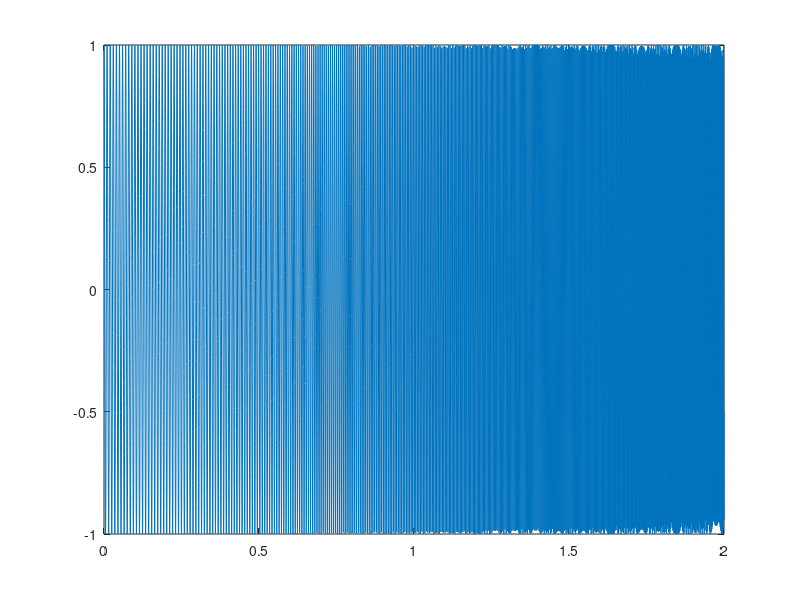

MATLAB code to generate this figure: (Note: this script raises an error after producing the figure.)
fs = 4410; % sampling rate
t = 0:1/fs:2; % 2 secs at 1kHz sample rate
y = chirp(t,100,1,200,'quadratic');
plot(t,y)
level=5;

wpt = wpdec(y,level,'sym8');

[S,T,F] = wpspectrum(wpt,fs,'plot');
figure(2);
windowsize =256;
window = hann(windowsize);
nfft = windowsize;
noverlap = windowsize-1;
[S,F,T] = spectrogram(y,window,noverlap,nfft,fs);
imagesc(T,F,log10(abs(S)))
set(gca,'YDir','Normal')
xlabel('Time (secs)')
ylabel('Freq (Hz)')
title('Short-time Fourier Transform spectrum')